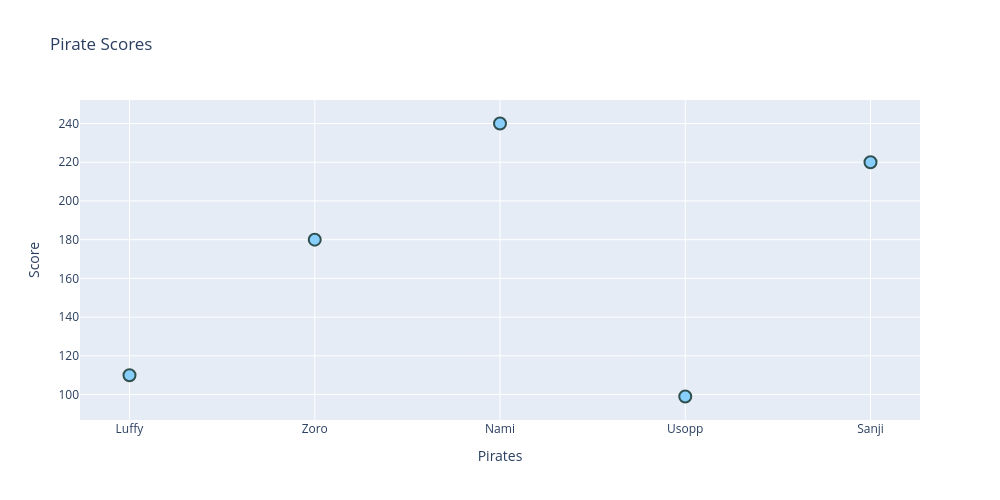

Notebook code cell kept with this figure:
### Code cell
graph = go.Figure()
graph.add_trace(go.Scatter(
                x=x1, 
                y=y1, 
                mode='markers',
                marker = dict(size=12,
                color='LightSkyBlue',
                line=dict(width=2, color='DarkSlateGrey'))
                ))

graph.update_layout(title="Pirate Scores", 
                    xaxis_title="Pirates", 
                    yaxis_title="Score",
                    width=1000,
                    height=500)

### Figure 1 — Plotly figure (JSON) as saved in the notebook; plotly's stock layout.template omitted (floating-point values rounded to 4 significant figures)
{"data": [{"marker": {"color": "LightSkyBlue", "line": {"color": "DarkSlateGrey", "width": 2}, "size": 12}, "mode": "markers", "type": "scatter", "x": ["Luffy", "Zoro", "Nami", "Usopp", "Sanji"], "y": [110, 180, 240, 99, 220]}], "layout": {"height": 500, "title": {"text": "Pirate Scores"}, "width": 1000, "xaxis": {"title": {"text": "Pirates"}}, "yaxis": {"title": {"text": "Score"}}}}
